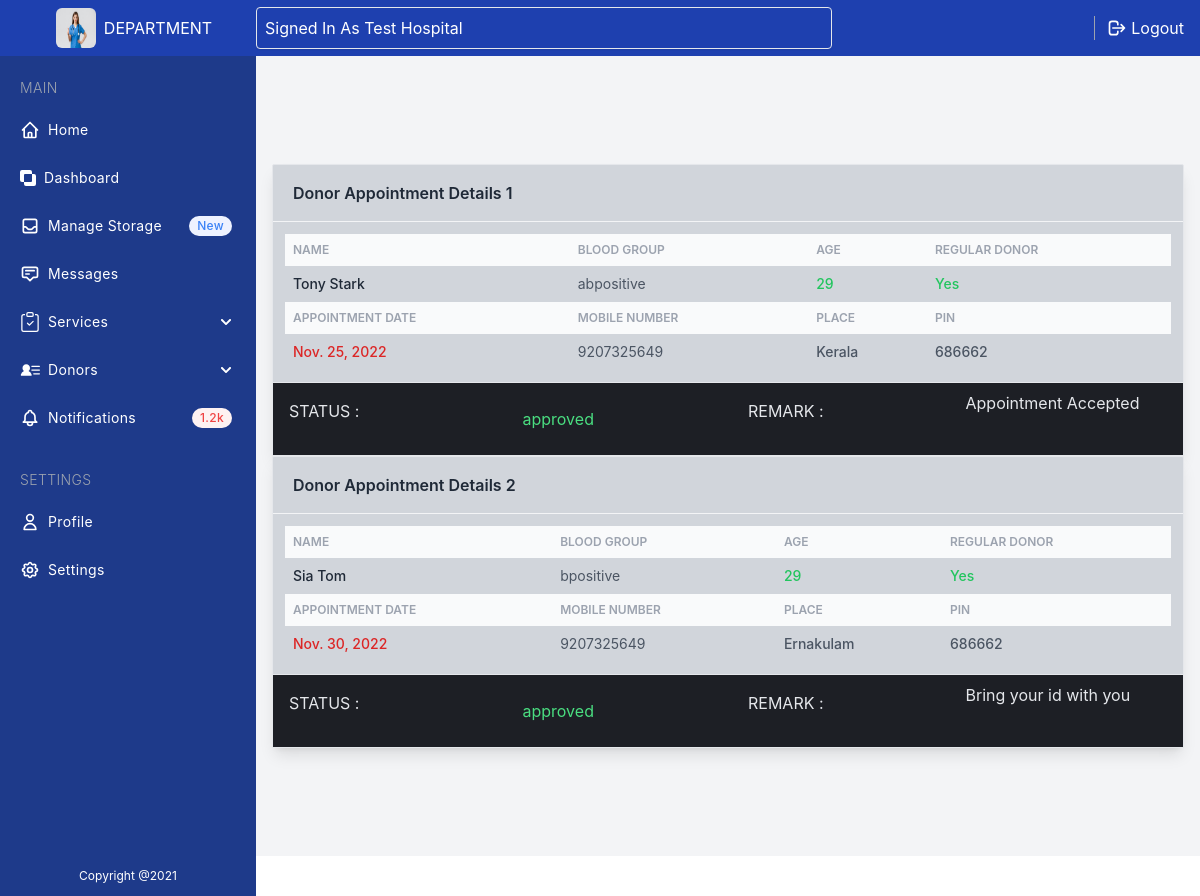
The app's page /scheduled_appointments/ (signed in) with its own data.
### department/models.py (models this page shows, shortened)
class Department (models.Model):
    user = models.ForeignKey(User, on_delete=models.CASCADE)
    depname = models.CharField(max_length=100)
    contact = models.CharField(max_length=15, null=True)
    address = models.CharField(max_length=300)
    deppic = models.FileField(null=True)
    deppin = models.CharField(max_length=6, null=True)
    depidpic = models.FileField(null=True)
    aboutdep = models.CharField(max_length=300)
    status = models.CharField(max_length=20)
    regdate = models.DateTimeField(auto_now_add=True)
    adminremark = models.CharField(max_length=500)
    updationdate = models.DateField(null=True)

### user/models.py (models this page shows, shortened)
class DonorAppointment (models.Model):
    user = models.ForeignKey(Donor, on_delete=models.CASCADE)
    fname = models.CharField(max_length=50)
    lname = models.CharField(max_length=50)
    age = models.CharField(max_length=2)
    place = models.CharField(max_length=50)
    pin = models.CharField(max_length=6)
    mob = models.CharField(max_length=15, null=True)
    bloodgroup = models.CharField(max_length=10)
    appointmentdate = models.DateField( max_length=10)
    regulardonor = models.CharField(max_length=6)
    status = models.CharField(max_length=40, null=True)
    departmentremark = models.CharField(max_length=300, null=True)
    date = models.DateTimeField(auto_now_add=True)
    updationdate = models.DateField(null=True)

### department/views.py (the view)
# urls.py: path('scheduled_appointments/', views.scheduled_appointments, name='scheduled_appointments'),
def scheduled_appointments(request):
    if not request.user.is_authenticated:
        return redirect('dep_login')
    appointment = DonorAppointment.objects.filter(status="approved")
    return render(request, 'dep_scheduled_appointments.html', locals())

### templates/dep_scheduled_appointments.html (shortened to what this page needs)
{% extends 'dep_base.html' %}
{% block content %}
{% load static %}
<div class="flex flex-col justify-center antialiased bg-gray-100 text-gray-600 h-screen ml-14 mt-14 mb-10 md:ml-64 px-4 ">
    {% for i in appointment %}
    <div class="w-full max-w-screen mx-auto bg-gray-300 shadow-lg rounded-sm border border-gray-200">
        <header class="px-5 py-4 border-b border-gray-100">
            <div class="font-semibold text-gray-800">Donor Appointment Details {{ forloop.counter}}</div>
        </header>
        <div class="overflow-x-auto p-3">
            <table class="table-auto w-full">
                <thead class="text-xs font-semibold uppercase text-gray-400 bg-gray-50">
                    <tr>
                        <th class="p-2">
                            <div class="font-semibold text-left">Name</div>
                        </th>
                        <th class="p-2">
                            <div class="font-semibold text-left">Blood Group</div>
                        </th>
                        <th class="p-2">
                            <div class="font-semibold text-left">Age</div>
                        </th>
                        <th class="p-2">
                            <div class="font-semibold text-left">Regular Donor</div>
                        </th>
                    </tr>
                </thead>
                <tbody class="text-sm divide-y divide-gray-100">
                    <tr>
                        <td class="p-2">
                            <div class="font-medium text-gray-800">
                               {{i.fname}} {{i.lname}}
                            </div>
                        </td>
                        <td class="p-2">
                            <div class="text-left">
                                {{i.bloodgroup}}
                            </div>
                        </td>
                        <td class="p-2">
                            <div class="text-left font-medium text-green-500">
                                {{i.age}}
                            </div>
                        </td>
                        <td class="p-2">
                            <div class="text-left font-medium text-green-500">
                                {{i.regulardonor}}
                            </div>
                        </td>
                    </tr>
                </tbody>
                <thead class="text-xs font-semibold uppercase text-gray-400 bg-gray-50">
                    <tr>
                        <th class="p-2">
                            <div class="font-semibold text-left">Appointment Date</div>
                        </th>
                        <th class="p-2">
                            <div class="font-semibold text-left">Mobile Number</div>
                        </th>
                        <th class="p-2">
                            <div class="font-semibold text-left">Place</div>
                        </th>
                        <th class="p-2">
                            <div class="font-semibold text-left">Pin</div>
                        </th>
                    </tr>
                </thead>
                <tbody class="text-sm divide-y divide-gray-100">
                    <tr>
                        <td class="p-2">
                            <div class="font-medium text-red-600">
                                {{i.appointmentdate}}
                            </div>
                        </td>
                        <td class="p-2">
                            <div class="text-left">
                                {{i.mob}}
                            </div>
                        </td>
                        <td class="p-2">
                            <div class="text-left font-medium ">
                                {{i.place}}
                            </div>
                        </td>
                        <td class="p-2">
                            <div class="text-left font-medium">
                                {{i.pin}}
                            </div>
                        </td>
                    </tr>
                </tbody>
            </table>
        </div>
        <div class="flex flex-col md:justify-between md:flex-row space-x-2 border-t bg-veryDarkBlue">
                <div class="flex text-gray-200 w-full md:w-1/2 justify-between">
                    <p class="uppercase p-4">Status :</p>
                    <div class="w-1/2 p-6 ">
                        <p class="text-green-400">{{ i.status }}</p>
                    </div>
                </div>
                <div class="flex text-gray-200 w-full md:w-1/2 justify-between">
                    <p class="uppercase p-4">Remark :</p>
                    <div class="w-1/2 p-2">
                        <p>{{ i.departmentremark }}
                        </p>
                    </div>
                </div>
        </div>
    </div>
    {% endfor %}
</div>
{% endblock %}

### templates/dep_base.html (shortened to what this page needs)
{% load static %}
<!DOCTYPE html>
<html lang="en">
<head>
    <link rel="stylesheet" href="{% static 'css/main.min.css' %}">
</head>
<body class="bg-white m-0 bg-[url('../img/bg-tablet-pattern.svg')] bg-[length:800px_800px]">
  {% load static %}
<div x-data="setup()" :class="{ 'dark': isDark }">
    <div class="min-h-screen flex flex-col flex-auto flex-shrink-0 antialiased bg-white dark:bg-gray-700 text-black dark:text-white">
      <div class="fixed w-full flex items-center justify-between h-14 text-white z-10">
        <div class="flex items-center justify-start md:justify-center pl-3 w-14 md:w-64 h-14 bg-blue-800 dark:bg-gray-800 border-none">
          <img class="w-7 h-7 md:w-10 md:h-10 mr-2 rounded-md overflow-hidden" src="{{request.user.department_set.all.0.deppic.url}}" />
          <span class="hidden md:block">DEPARTMENT</span>
        </div>
        <div class="flex justify-between items-center h-14 bg-blue-800 dark:bg-gray-800 header-right">
          <div class="rounded flex items-center w-full max-w-xl mr-4 p-2 shadow-sm border border-gray-200">
            <p class="text-white">Signed In As {{request.user.first_name}} {{request.user.last_name}}</p>
          </div>
          <ul class="flex items-center">
            <li>
            </li>
            <li>
              <a href="{% url 'dep_logout' %}" class="flex items-center mr-4 hover:text-blue-100">
                <span class="inline-flex mr-1">
                  <svg class="w-5 h-5" fill="none" stroke="currentColor" viewBox="0 0 24 24" xmlns="http://www.w3.org/2000/svg"><path stroke-linecap="round" stroke-linejoin="round" stroke-width="2" d="M17 16l4-4m0 0l-4-4m4 4H7m6 4v1a3 3 0 01-3 3H6a3 3 0 01-3-3V7a3 3 0 013-3h4a3 3 0 013 3v1"></path></svg>
                </span>
                Logout
              </a>
            </li>
          </ul>
        </div>
      </div>
      <div class="fixed flex flex-col top-14 left-0 w-14 hover:w-64 md:w-64 bg-blue-900 dark:bg-gray-900 h-full text-white transition-all duration-300 border-none z-10 sidebar">
        <div class="overflow-y-auto overflow-x-hidden flex flex-col justify-between flex-grow">
          <ul class="flex flex-col py-4 space-y-1">
            <li class="px-5 hidden md:block">
              <div class="flex flex-row items-center h-8">
                <div class="text-sm font-light tracking-wide text-gray-400 uppercase">Main</div>
              </div>
            </li>
            <li>
              <a href="{% url 'dep_home' %}" class="relative flex flex-row items-center h-11 focus:outline-none hover:bg-blue-800 dark:hover:bg-gray-600 text-white-600 hover:text-white-800 border-l-4 border-transparent hover:border-blue-500 dark:hover:border-gray-800 pr-6">
                <span class="inline-flex justify-center items-center ml-4">
                </span>
                <span class="ml-2 text-sm tracking-wide truncate">Home</span>
              </a>
            </li>
            <li>
              <a href="{% url 'dep_dashboard' %}" class="relative flex flex-row items-center h-11 focus:outline-none hover:bg-blue-800 dark:hover:bg-gray-600 text-white-600 hover:text-white-800 border-l-4 border-transparent hover:border-blue-500 dark:hover:border-gray-800 pr-6">
                <span class="inline-flex justify-center items-center ml-4">
                </span>
                <span class="ml-2 text-sm tracking-wide truncate">Dashboard</span>
              </a>
            </li>
            <li>
              <a href="#" class="relative flex flex-row items-center h-11 focus:outline-none hover:bg-blue-800 dark:hover:bg-gray-600 text-white-600 hover:text-white-800 border-l-4 border-transparent hover:border-blue-500 dark:hover:border-gray-800 pr-6">
                <span class="inline-flex justify-center items-center ml-4">
                </span>
                <span class="ml-2 text-sm tracking-wide truncate">Manage Storage</span>
                <span class="hidden md:block px-2 py-0.5 ml-auto text-xs font-medium tracking-wide text-blue-500 bg-indigo-50 rounded-full">New</span>
              </a>
            </li>
            <li>
              <a href="#" class="relative flex flex-row items-center h-11 focus:outline-none hover:bg-blue-800 dark:hover:bg-gray-600 text-white-600 hover:text-white-800 border-l-4 border-transparent hover:border-blue-500 dark:hover:border-gray-800 pr-6">
                <span class="inline-flex justify-center items-center ml-4">
                  <svg class="w-5 h-5" fill="none" stroke="currentColor" viewBox="0 0 24 24" xmlns="http://www.w3.org/2000/svg"><path stroke-linecap="round" stroke-linejoin="round" stroke-width="2" d="M7 8h10M7 12h4m1 8l-4-4H5a2 2 0 01-2-2V6a2 2 0 012-2h14a2 2 0 012 2v8a2 2 0 01-2 2h-3l-4 4z"></path></svg>
                </span>
                <span class="ml-2 text-sm tracking-wide truncate">Messages</span>
              </a>
            </li>
            <li class="relative" id="sidenavEx1">
              <a class="flex text-sm items-center h-11  overflow-hidden hover:text-white-800 text-ellipsis whitespace-nowrap rounded dark:hover:border-gray-800 pr-6 border-l-4 border-transparent hover:border-blue-500 dark:hover:bg-gray-600 transition duration-300 ease-in-out cursor-pointer" data-mdb-ripple="true" data-mdb-ripple-color="dark" data-bs-toggle="collapse" data-bs-target="#collapseSidenavEx1" aria-expanded="true" aria-controls="collapseSidenavEx1">
                <span class="inline-flex justify-center items-center ml-4">
                </span>
                <span class="ml-2 text-sm tracking-wide truncate">Services</span>
              </a>
            </li>
            <li class="relative" id="sidenavEx2">
              <a class="flex text-sm items-center h-11  overflow-hidden hover:text-white-800 text-ellipsis whitespace-nowrap rounded dark:hover:border-gray-800 pr-6 border-l-4 border-transparent hover:border-blue-500 dark:hover:bg-gray-600 transition duration-300 ease-in-out cursor-pointer" data-mdb-ripple="true" data-mdb-ripple-color="dark" data-bs-toggle="collapse" data-bs-target="#collapseSidenavEx2" aria-expanded="true" aria-controls="collapseSidenavEx2">
                <span class="inline-flex justify-center items-center ml-4">
                </span>
                <span class="ml-2 text-sm tracking-wide truncate">Donors</span>
              </a>
            </li>
            <li>
              <a href="#" class="relative flex flex-row items-center h-11 focus:outline-none hover:bg-blue-800 dark:hover:bg-gray-600 text-white-600 hover:text-white-800 border-l-4 border-transparent hover:border-blue-500 dark:hover:border-gray-800 pr-6">
                <span class="inline-flex justify-center items-center ml-4">
                </span>
                <span class="ml-2 text-sm tracking-wide truncate">Notifications</span>
                <span class="hidden md:block px-2 py-0.5 ml-auto text-xs font-medium tracking-wide text-red-500 bg-red-50 rounded-full">1.2k</span>
              </a>
            </li>
            <li class="px-5 hidden md:block">
              <div class="flex flex-row items-center mt-5 h-8">
                <div class="text-sm font-light tracking-wide text-gray-400 uppercase">Settings</div>
              </div>
            </li>
            <li>
              <a href="{% url 'dep_profile' %}" class="relative flex flex-row items-center h-11 focus:outline-none hover:bg-blue-800 dark:hover:bg-gray-600 text-white-600 hover:text-white-800 border-l-4 border-transparent hover:border-blue-500 dark:hover:border-gray-800 pr-6">
                <span class="inline-flex justify-center items-center ml-4">
                  <svg class="w-5 h-5" fill="none" stroke="currentColor" viewBox="0 0 24 24" xmlns="http://www.w3.org/2000/svg"><path stroke-linecap="round" stroke-linejoin="round" stroke-width="2" d="M16 7a4 4 0 11-8 0 4 4 0 018 0zM12 14a7 7 0 00-7 7h14a7 7 0 00-7-7z"></path></svg>
                </span>
                <span class="ml-2 text-sm tracking-wide truncate">Profile</span>
              </a>
            </li>
            <li>
              <a href="#" class="relative flex flex-row items-center h-11 focus:outline-none hover:bg-blue-800 dark:hover:bg-gray-600 text-white-600 hover:text-white-800 border-l-4 border-transparent hover:border-blue-500 dark:hover:border-gray-800 pr-6">
                <span class="inline-flex justify-center items-center ml-4">
                </span>
                <span class="ml-2 text-sm tracking-wide truncate">Settings</span>
              </a>
            </li>
          </ul>
          <p class="mb-14 px-5 py-3 hidden md:block text-center text-xs">Copyright @2021</p>
        </div>
      </div>
      {% block content %}
      {% endblock %}
    </div>
  </div>
</body>
</html>

### templates/dep_base.html (style rules this page uses)
.header-right { width: calc(100% - 3.5rem); }
@media only screen and (min-width: 768px) { .header-right { width: calc(100% - 16rem); } }

### records on screen
DonorAppointment: fname "Tony", lname "Stark", bloodgroup "abpositive", age "29", regulardonor "Yes", appointmentdate "Nov. 25, 2022", mob "9207325649", place "Kerala", pin "686662", status "approved", departmentremark "Appointment Accepted"
DonorAppointment: fname "Sia", lname "Tom", bloodgroup "bpositive", age "29", regulardonor "Yes", appointmentdate "Nov. 30, 2022", mob "9207325649", place "Ernakulam", pin "686662", status "approved", departmentremark "Bring your id with you"

### other values on screen
{{ request.user.first_name }} "Test"
{{ request.user.last_name }} "Hospital"
